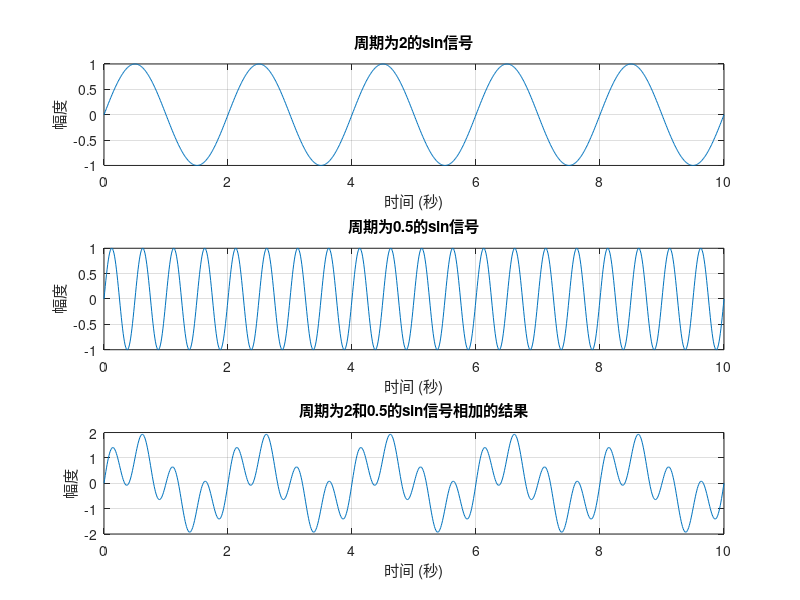

Recreate this plot in MATLAB.
% 定义时间轴
t = 0:0.01:10; % 0到10秒，步长为0.01

% 生成周期为2的正弦信号
f1 = 1 / 2; % 周期为2，所以频率为1/2
y1 = sin(2 * pi * f1 * t);

% 生成周期为0.5的正弦信号
f2 = 1 / 0.5; % 周期为0.5，所以频率为1/0.5
y2 = sin(2 * pi * f2 * t);

% 两个信号相加
y_sum = y1 + y2;

% 绘制周期为2的正弦信号
figure;
subplot(3,1,1);
plot(t, y1);
title('周期为2的sin信号');
xlabel('时间 (秒)');
ylabel('幅度');
grid on;

% 绘制周期为0.5的正弦信号
subplot(3,1,2);
plot(t, y2);
title('周期为0.5的sin信号');
xlabel('时间 (秒)');
ylabel('幅度');
grid on;

% 绘制两个信号相加的结果
subplot(3,1,3);
plot(t, y_sum);
title('周期为2和0.5的sin信号相加的结果');
xlabel('时间 (秒)');
ylabel('幅度');
grid on;
